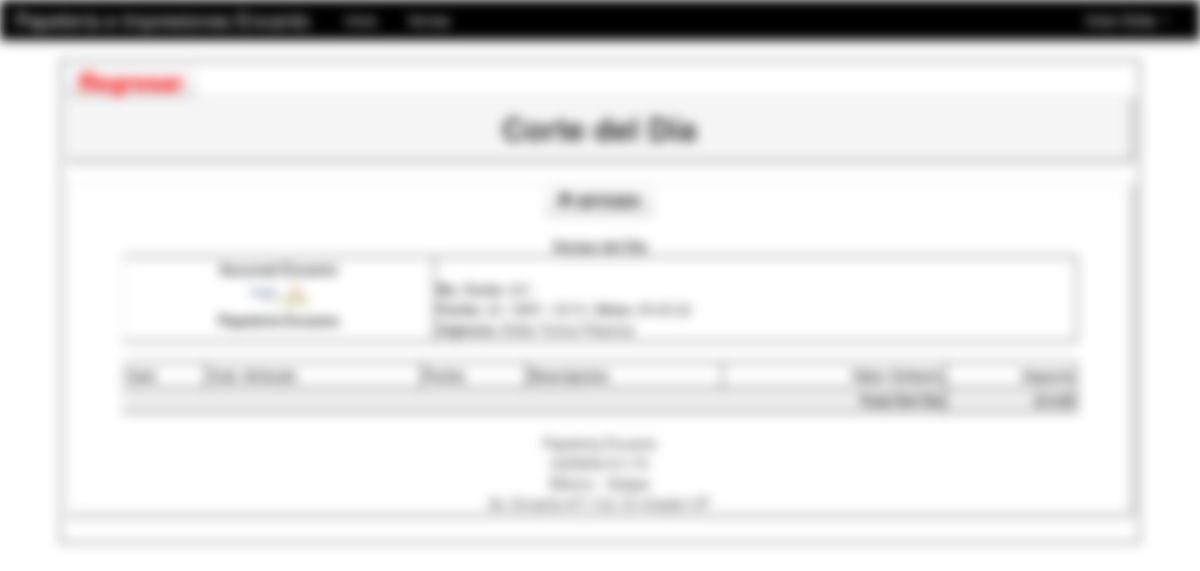
The page /Modulos/Venta/venta_dia.php (signed in) on the database its author committed.
### tables this page shows
CREATE TABLE IF NOT EXISTS `sucursal` (
`idDeposito` int(11) NOT NULL,
  `nombre` varchar(255) NOT NULL,
  `dir` varchar(255) NOT NULL,
  `tel` varchar(255) NOT NULL,
  `encargado` varchar(255) NOT NULL,
  `estado` varchar(255) NOT NULL
);

CREATE TABLE IF NOT EXISTS `empresa` (
`idEmpresa` int(11) NOT NULL,
  `empresa` varchar(255) NOT NULL,
  `nit` varchar(255) NOT NULL,
  `direccion` varchar(255) NOT NULL,
  `pais` varchar(255) NOT NULL,
  `ciudad` varchar(255) NOT NULL,
  `tel` varchar(255) NOT NULL,
  `fax` varchar(255) NOT NULL,
  `web` varchar(255) NOT NULL,
  `correo` varchar(255) NOT NULL,
  `fecha` date NOT NULL,
  `moneda` varchar(22) NOT NULL,
  `anno` varchar(255) NOT NULL
);

CREATE TABLE IF NOT EXISTS `cajero` (
  `usuario_idUsuario3` int(11) NOT NULL,
  `deposito_idDeposito3` int(11) NOT NULL
);

CREATE TABLE IF NOT EXISTS `persona` (
`idPersona` int(11) NOT NULL,
  `doc` varchar(30) NOT NULL,
  `nom` varchar(25) NOT NULL,
  `ape` varchar(40) NOT NULL,
  `fecha` date NOT NULL,
  `tel` varchar(15) NOT NULL,
  `cel` varchar(15) NOT NULL,
  `sexo` varchar(10) NOT NULL,
  `dir` varchar(40) NOT NULL,
  `nota` varchar(50) NOT NULL,
  `fechar` date NOT NULL,
  `estado` varchar(20) NOT NULL,
  `empresa_idEmpresa` int(11) NOT NULL
);

### Modulos/class_buscar.php (called while the page is built, shortened)
<?php
class Consultar_Cajero{
	private $fetch;
	function __construct($codigo){
		$this->consulta = mysql_query("SELECT * FROM ((cajero c INNER JOIN empleado e ON c.usuario_idUsuario3=e.idUsuario)
INNER JOIN persona p ON p.idPersona=e.persona_idPersona) INNER JOIN sucursal s ON s.idDeposito=c.deposito_idDeposito3
WHERE e.idUsuario=$codigo");
		$this->fetch = mysql_fetch_array($this->consulta);
	}
	function consultar($campo){
		return $this->fetch[$campo];
	}
}
class Consultar_Deposito{
	private $fetch;
	function __construct($codigo){
		$this->consulta = mysql_query("SELECT * FROM sucursal WHERE idDeposito=$codigo");
		$this->fetch = mysql_fetch_array($this->consulta);
	}
	function consultar($campo){
		return $this->fetch[$campo];
	}
}
?>

### Modulos/funciones.php (called while the page is built, shortened)
<?php
	function fecha($fecha){
		$meses = array("ENE","FEB","MAR","ABR","MAY","JUN","JUL","AGO","SEP","OCT","NOV","DIC");
		$a=substr($fecha, 0, 4);
		$m=substr($fecha, 5, 2);
		$d=substr($fecha, 8);
		return $d." / ".$meses[$m-1]." / ".$a;
	}
	function formato($valor){
		return number_format($valor,2,".",",");
	}
?>

### Modulos/Venta/venta_dia.php (the view, shortened to what this page needs)
<?php
	include_once "class/class.php";
	include_once "../funciones.php";
	include_once "../class_buscar.php";
	$usu=$_SESSION['idUser'];
	$oPersona=new Consultar_Cajero($usu);
	$cajero_nombre=$oPersona->consultar('nom').' '.$oPersona->consultar('ape');
        $fecha=date('Y-m-d');
        $corte='001';
		$pa=mysql_query("SELECT * FROM empresa WHERE idEmpresa=1");
        if($row=mysql_fetch_array($pa)){
			$nombre_empresa=$row['empresa'];
			$dir_empresa=$row['direccion'];
			$tel_empresa=$row['tel'].'-'.$row['fax'];
			$pais_empresa=$row['pais'].' - '.$row['ciudad'];
		}
        $pa=mysql_query("SELECT * FROM Cajero WHERE usuario_idUsuario3=$usu");
        while($row=mysql_fetch_array($pa)){
            $id_bodega=$row['deposito_idDeposito3'];
            $oDeposito=new Consultar_Deposito($id_bodega);
            $nombre_deposito=$oDeposito->consultar('nombre');
        }
?>
<!DOCTYPE html>
<html lang="es">
<head>
    <link href="../../css/bootstrap.css" rel="stylesheet">
    <link href="../../css/bootstrap-responsive.css" rel="stylesheet">
</head>
<body>
<?php include_once "../../menu/m_venta.php"; ?>
	<div align="center">
    	<table width="90%">
          <tr>
            <td>
        	<strong><a style="font-size:24px; color:red;" class="btn" href="index.php">Regresar</a></strong><br>
        	<table class="table table-bordered">
              <tr class="well">
                <td><h2 align="center">Corte del Día</h2></td>
              </tr>
            </table>
            <div class="row-fluid">
            	<div class="span12">
                	<table class="table table-bordered">
                      	<tr>
                        	<td>
                            	<center>
                               	<button onclick="imprimir();" class="btn"><i class="icon-print"></i> <strong>IMPRIMIR</strong></button><BR><br>
                            	<div id="imprimeme">
                                	<center><strong>Ventas del Día</strong></center>
                                	<table width="95%">
                                    	<tr>
                                            <td>
                                                <center>
                                                	<strong><?php echo $nombre_deposito; ?></strong><br>
                                                    <img src="../../img/logo.jpg" width="80" height="80"><br>
                                                    <strong><?php echo $nombre_empresa; ?></strong><br>
                                                </center>
                                            </td>
                                            <td><br>
                                                <strong>No. Corte: </strong><?php echo $corte; ?><br>
                                                <strong>Fecha: </strong><?php echo fecha($fecha); ?> |
                                                <strong>Hora: </strong><?php echo date('H:m:s'); ?><br>
                                                <strong>Cajero/a: </strong><?php echo $cajero_nombre; ?>
                                            </td>
                                        </tr>
                                    </table>
									<br>
                                    <table id="t01" width="95%" rules="all" border="1">
                                    	<tr>
                                        	<td><strong>Cant</strong></td>
                                            <td><strong>Cod. Articulo</strong></td>
                                            <td><strong>Fecha</strong></td>
                                            <td><strong>Descripcion</strong></td>
                                            <td><div align="right"><strong>Valor Unitario</strong></div></td>
                                            <td><div align="right"><strong>Importe</strong></div></td>
                                        </tr>
                                        <?php
                                            $neto=0;
										?>
                                        <tr>
                                          <td colspan="5"><div align="right"><strong>Total Del Día</strong></div></td>
                                          <td><div align="right"><strong>$ <?php echo formato($neto); ?></strong></div></td>
                                        </tr>
                                    </table><br>
                                    <center>
                                    	<?php echo $nombre_empresa; ?><br>
                                        <?php echo $tel_empresa; ?><br>
                                        <?php echo $pais_empresa; ?><br>
                                        <?php echo $dir_empresa; ?><br>
                                    </center>
                                </div>
                                </center>
                            </td>
                    	</tr>
                	</table>
                </div>
            </div>
            </td>
          </tr>
        </table>
    </div>
  </body>
</html>

### Modulos/Venta/venta_dia.php (style rules this page uses)
body { padding-top: 60px; padding-bottom: 40px; }
table { width:90%; }
table, th, td { border: 1px solid black; border-collapse: collapse; }
th, td { padding: 5px; text-align: left; }
table#t01 tr:nth-child(even) { background-color: #eee; }
table#t01 tr:nth-child(odd) { background-color:#fff; }

### rows shown on the page
sucursal: nombre "Sucursal Encanto"
empresa: empresa "Papeleria Encanto", tel_empresa "2225655-91170", pais_empresa "México - Xalapa", direccion "Av. Encanto #71 Col. El mirador CP"
cajero: persona.nom+ape "Elidia Torres Palacios"

### other values the page prints
$_SESSION['user_name'] "Elidia"
$corte "001"
fecha($fecha) "20 / MAY / 2015"
formato($neto) "0.00"
